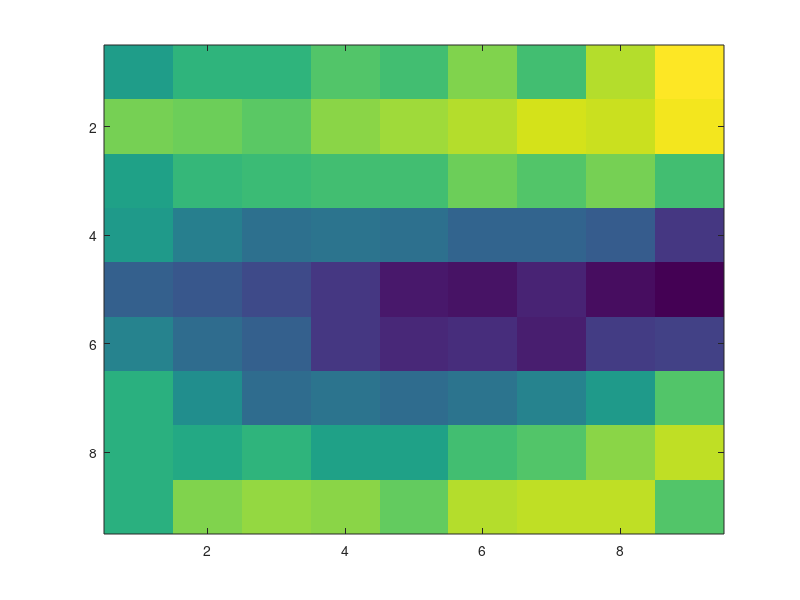
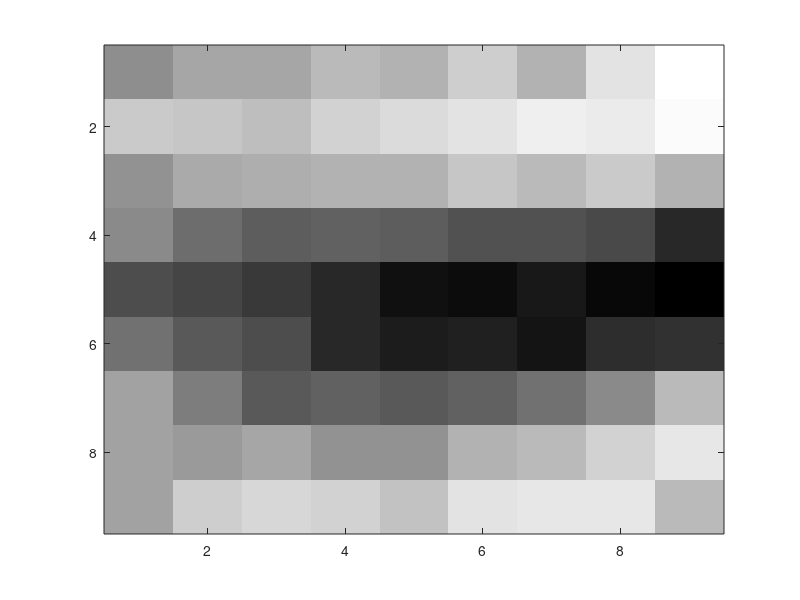
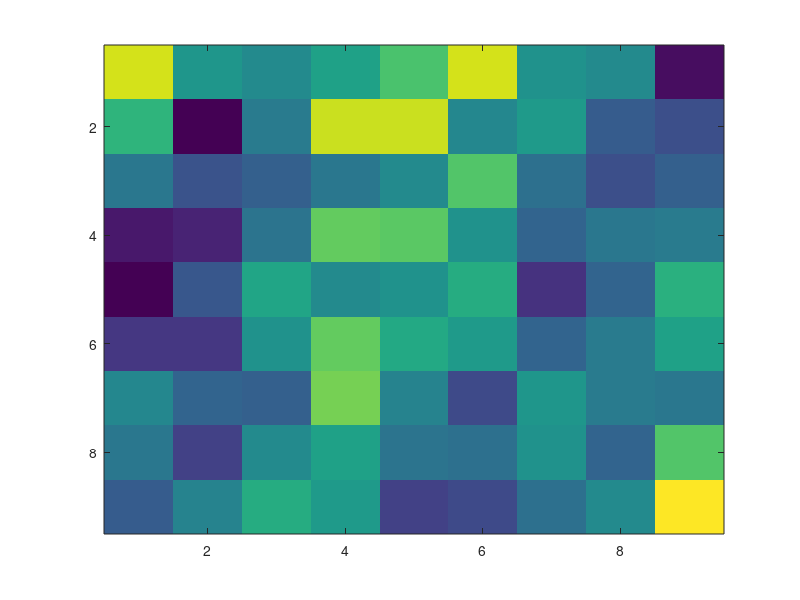
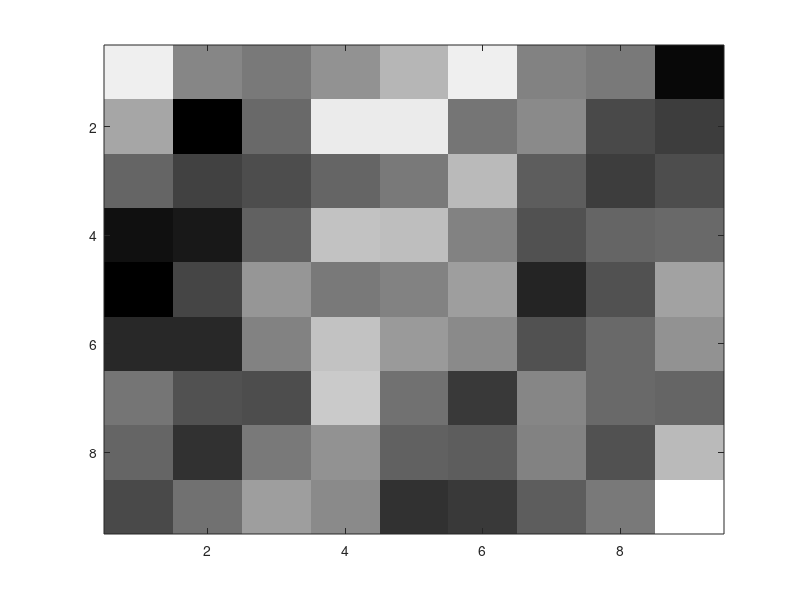

The MATLAB source for these figures, in order:

clear all; close all;
% Load pretrained network
load CNN_Network

%%
%Visualize weights
for i=1:20
    h=figure(i);set(h, 'Visible', 'off'); imagesc(Wc(:,:,i));pause(0.5);
    saveas(h,sprintf('Fig_weights_%d.png',i));
    h1 = figure(i+20);set(h1, 'Visible', 'off'); imagesc(Wc(:,:,i));colormap(gray);pause(0.5)
    saveas(h1,sprintf('Fig_grey_%d.png',i));
end

%%
%Visualize activations
for i=1:20
    h=figure(i);set(h, 'Visible', 'off'); imagesc(activations(:,:,i));pause(0.5);
    saveas(h,sprintf('Fig_act_%d.png',i));
    h1 = figure(i+20);set(h1, 'Visible', 'off'); imagesc(activations(:,:,i));colormap(gray);pause(0.5)
    saveas(h1,sprintf('Fig_act_grey_%d.png',i));
end

